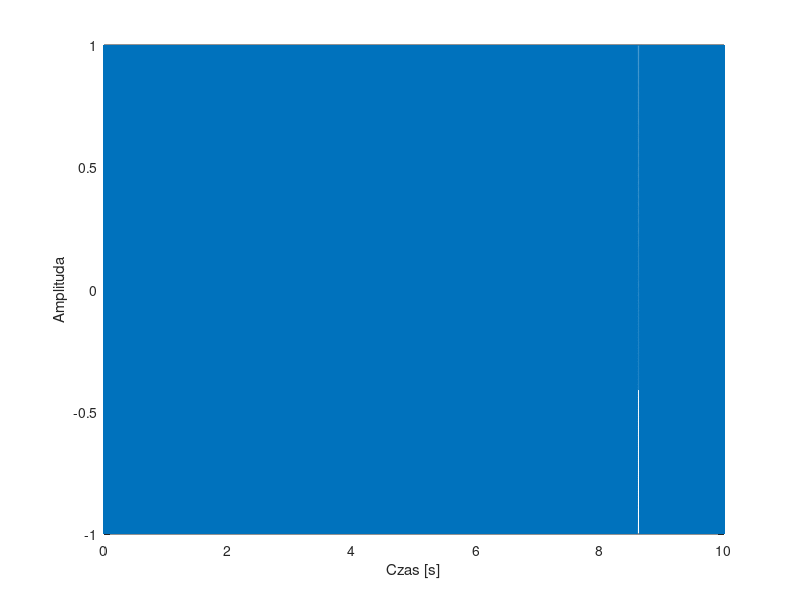

MATLAB code for this plot:
t = 10;              % czas trwania sygnału w sekundach
fs = 44100;          % częstotliwość próbkowania w Hz
n_samples = t*fs;    % liczba próbek

t_vec = linspace(0,10,n_samples);

f1 = 1000;           % początkowa częstotliwość sygnału
fd = 5000;           % zmiana częstotliwości w Hz/s
f_vec = f1 + fd*t_vec;

x = sin(2*pi*cumsum(f_vec/fs));

sound(x, fs);        % odtwórz sygnał
plot(t_vec, x);      % wyświetl sygnał na wykresie
xlabel('Czas [s]');
ylabel('Amplituda');